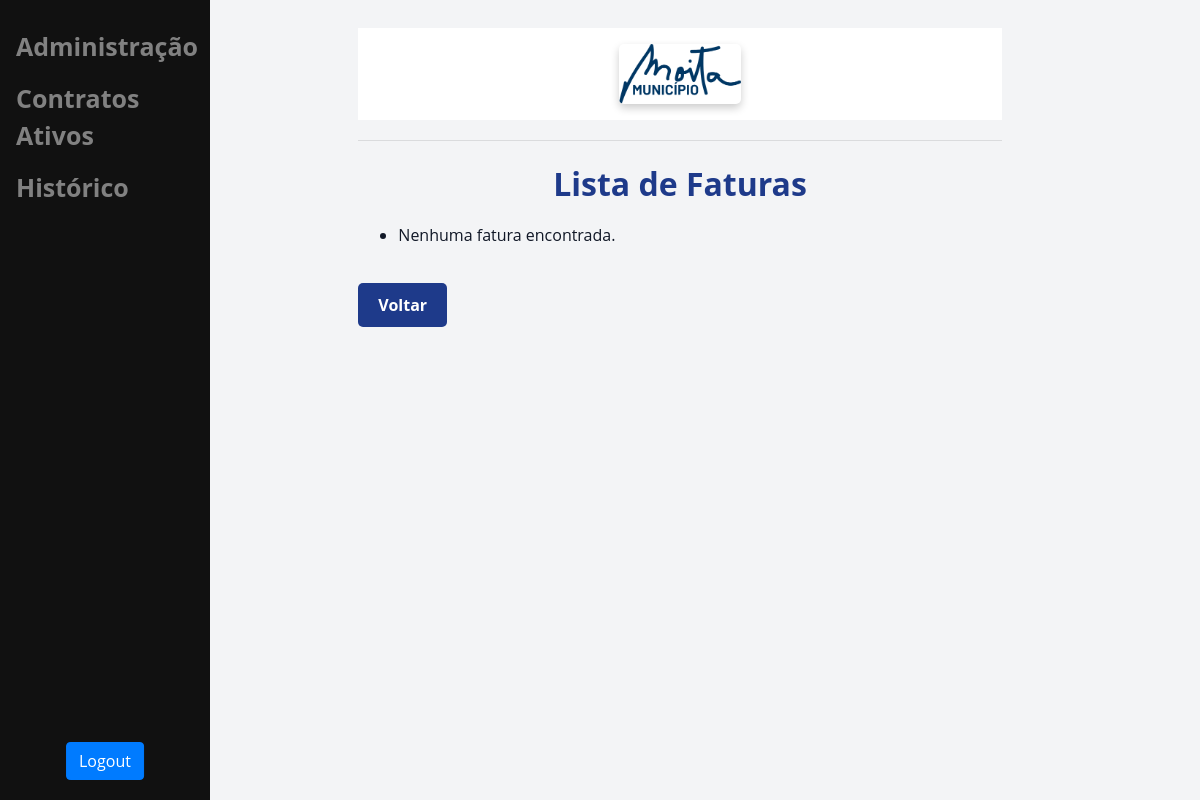
/faturas/lista/3/ (signed in), run on an earlier commit of the app's database.
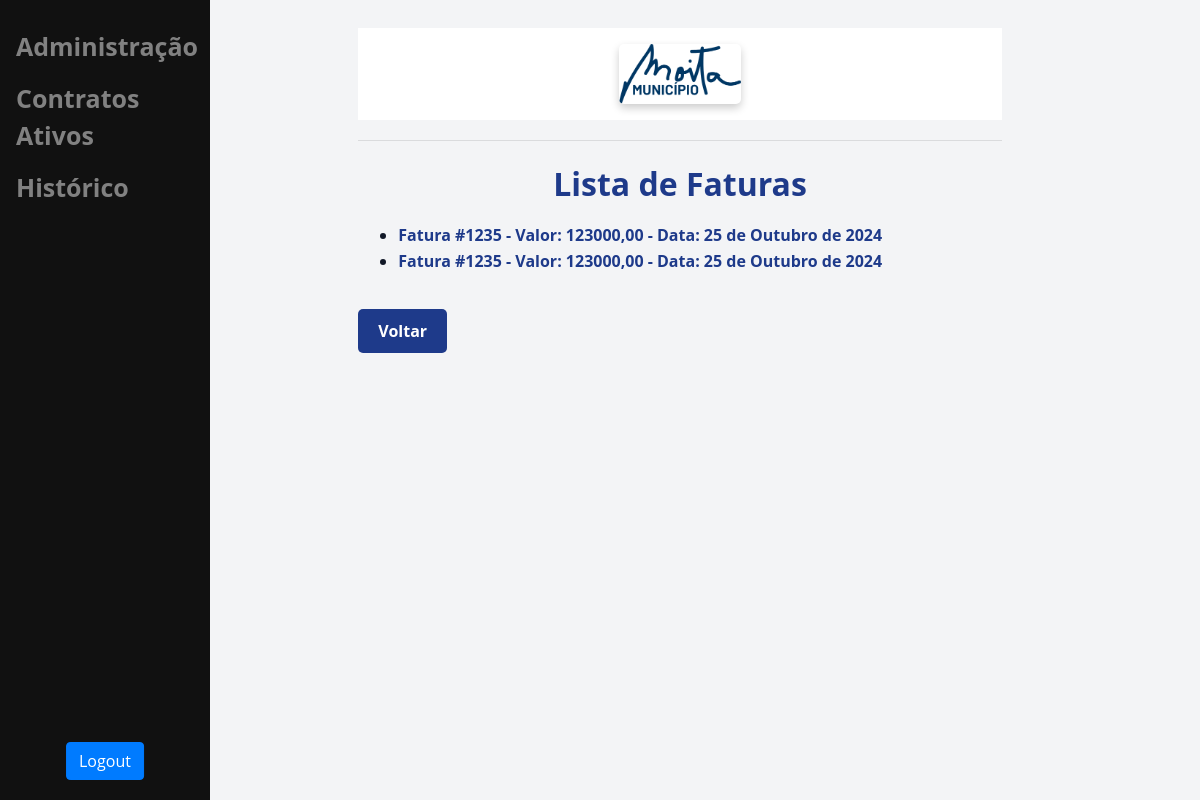
And on a later commit of the database.
### main/models.py (models this page shows)
class Fatura(models.Model):
    user = models.ForeignKey(User, on_delete=models.CASCADE)
    contract = models.ForeignKey(Contract, on_delete=models.CASCADE)
    numero = models.CharField(max_length=100)
    nif = models.CharField(max_length=100)
    data = models.DateField()
    valor = models.DecimalField(max_digits=10, decimal_places=2)
    mydoc = models.CharField(max_length=100)

### main/views.py (the view)
# urls.py: path('faturas/lista/<int:contract_id>/', views.lista_faturas, name='lista_faturas'),
def lista_faturas(request, contract_id):
    contract = get_object_or_404(Contract, id=contract_id, user=request.user)
    faturas = Fatura.objects.filter(contract=contract)
    context = {
        'contract': contract,
        'faturas': faturas,
    }
    return render(request, 'main/lista_faturas.html', context)

### main/templates/main/lista_faturas.html (shortened to what this page needs)
{% extends 'main/base.html' %}
{% block content %}
<h1>Lista de Faturas</h1>
<ul>
    {% for fatura in faturas %}
        <li>
            <a href="{% url 'detalhes_fatura' fatura.id %}">
                Fatura #{{ fatura.numero }} - Valor: {{ fatura.valor }} - Data: {{ fatura.data }}
            </a>
        </li>
    {% empty %}
        <li>Nenhuma fatura encontrada.</li>
    {% endfor %}
</ul>
<a id="btn-voltar" class="btn-voltar" href="{% url 'contrato_detalhes' contract.id %}">Voltar</a>
{% endblock %}

What changed in the data, as far as the page shows it:
added Fatura: numero "1235", valor "123000,00", data "25 de Outubro de 2024"
added Fatura: numero "1235", valor "123000,00", data "25 de Outubro de 2024"
Also different on the page:
text no longer shown: "Nenhuma fatura encontrada."
